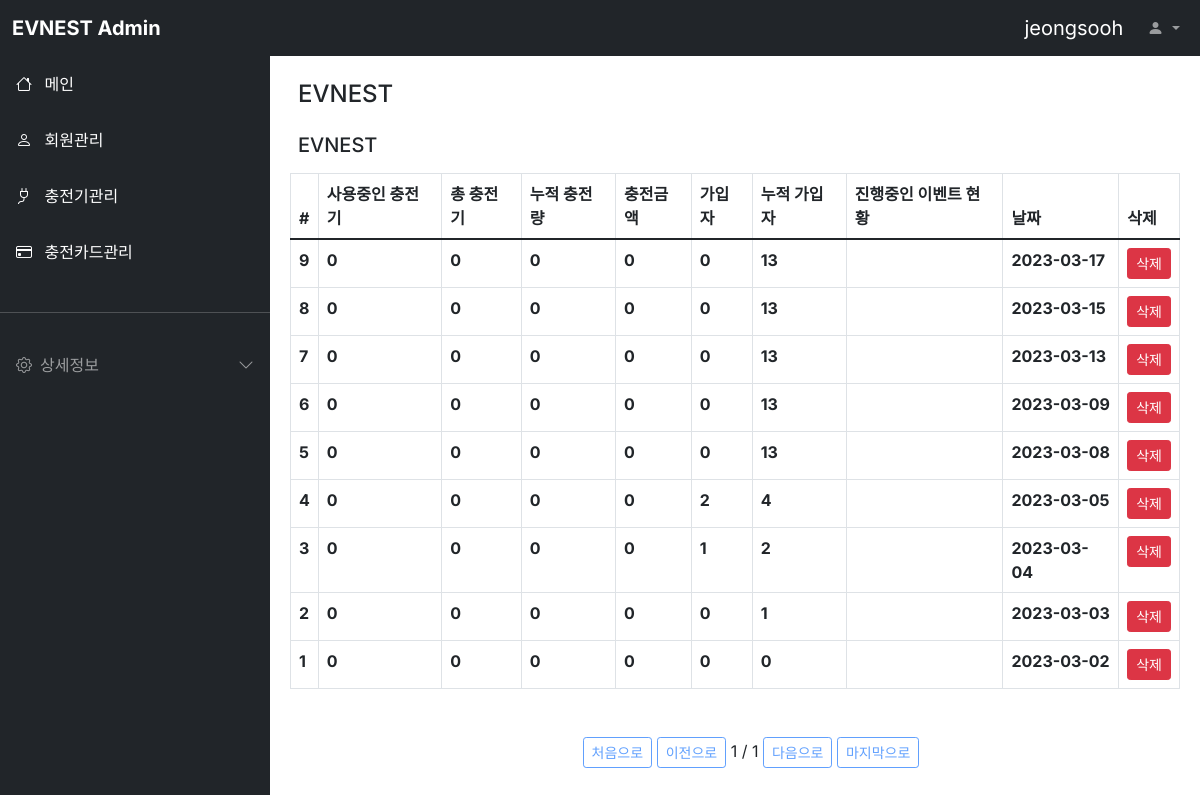
The app's page /evmain/ (signed in) with its own data.
### evmain/models.py (models this page shows)
class Evmain(models.Model):
    regiCount = models.IntegerField(verbose_name='금일 가입자')
    regiTotal = models.IntegerField(verbose_name='누적 가입자')
    useCharger = models.IntegerField(verbose_name='사용중인 충전기')
    totalCharger = models.IntegerField(verbose_name='총 충전기')
    totalenergy = models.CharField(max_length=128, verbose_name='금일 누적 충전량')
    totalamount = models.CharField(max_length=128, null=True ,default=0 , verbose_name='금일 충전금액')
    eventcurrent = models.CharField(max_length=128,verbose_name='진행중인 이벤트 현황')
    systemday = models.DateTimeField(auto_now_add=False,null=True,verbose_name='당일날짜')
    class Meta:
        db_table = 'nevsp_evmain'
        verbose_name = '메인화면'
        verbose_name_plural = '메인'

### evmain/views.py (the view)
# urls.py: path('', EvmainListView.as_view()),
class EvmainListView(ListView):
    model = Evmain
    template_name = 'evmain.html'
    context_object_name = 'evmainList'
    paginate_by = 10
    queryset = Evmain.objects.all()
    ordering = ['-systemday']
    EvmainCreate()
    def get_context_data(self, **kwargs):
        context = super().get_context_data(**kwargs)
        user_id = self.request.session['user']
        context['loginuser'] = user_id
        return context

### evmain/templates/evmain.html (shortened to what this page needs)
{% extends "base.html" %}
{% block contents %}
<div class="row mt-3 mx-3">
	<div class="col-md-6 fw-bold">
		<h4>EVNEST</h4>
	</div>
</div>
<div class="row mt-3 mx-3">
	<div class="col-md-6 fw-bold">
		<h5>EVNEST</h5>
	</div>
	<div class="col-md-3 d-grid justify-content-md-end">
	</div>
</div>
<div class="row mt-2 mx-2">
	<div class="col-12">
		<table class="table table-bordered">
		<thead class="thead-light">
		<tr>
			<th scope="col">
				#
			</th>
			<th scope="col">
				사용중인 충전기
			</th>
			<th scope="col">
				총 충전기
			</th>
			<th scope="col">
				누적 충전량
			</th>
			<th scope="col">
				충전금액
			</th>
			<th scope="col">
				가입자
			</th>
			<th scope="co1">
				누적 가입자
			</th>
			<th scope="col">
				진행중인 이벤트 현황
			</th>
			<th scope="col">
				날짜
			</th>
			<th scope="col">
				삭제
			</th>
		</tr>
		</thead>
		<tbody class="text-dark">
		 {% for evmain in evmainList %}
		<tr>
			<th scope="row">
				{{ evmain.id }}
			</th>
			<th>
				{{ evmain.useCharger }}</a>
			</th>
			<th>
				{{ evmain.totalCharger }}
			</th>
			<th>
				{{ evmain.totalenergy }}
			</th>
			<th>
				{{ evmain.totalamount }}
			</th>
			<th>
				{{ evmain.regiCount }}
			</th>
			<th>
				{{ evmain.regiTotal }}
			</th>
			<th>
			</th>
			<th>
				{{ evmain.systemday | date:'Y-m-d' }}
			</th>
			<th>
				<button class="btn btn-primary btn-sm btn-danger" onclick="window.open('/evmain/{{ evmain.id }}/delete','window_name','width=430,height=500,location=no,status=no,scrollbars=no');">삭제</button>
			</th>
		</tr>
		 {% endfor %}
		</tbody>
		</table>
		<div class="pagination justify-content-center mt-5">
			<ul class="step-links">
				 {% if page_obj.has_previous %} <a class="btn btn-sm btn-outline-primary" href="?page=1">처음으로</a>
				<a class="btn btn-sm btn-outline-primary" href="?page={{ page_obj.previous_page_number }}">이전으로</a>
				{% else %} <a class="btn btn-sm btn-outline-primary disabled" href="#">처음으로</a>
				<a class="btn btn-sm btn-outline-primary disabled" href="#">이전으로</a>
				{% endif %} <span class="current">
				{{ page_obj.number }} / {{ page_obj.paginator.num_pages }} </span>
				{% if page_obj.has_next %} <a class="btn btn-sm btn-outline-primary" href="?page={{ page_obj.next_page_number }}">다음으로</a>
				<a class="btn btn-sm btn-outline-primary" href="?page={{ page_obj.paginator.num_pages }}">마지막으로</a>
				{% else %} <a class="btn btn-sm btn-outline-primary disabled" href="#">다음으로</a>
				<a class="btn btn-sm btn-outline-primary disabled" href="#">마지막으로</a>
				{% endif %}
			</ul>
		</div>
	</div>
</div>
{% endblock %}

### static/style.css (style rules this page uses)
body, button { font-family: "Inter", sans-serif; }
@media (min-width: 992px) { body { overflow: auto !important; } }

### records on screen
Evmain: id "9", useCharger "0", totalCharger "0", totalenergy "0", totalamount "0", regiCount "0", regiTotal "13", systemday "2023-03-17"
Evmain: id "8", useCharger "0", totalCharger "0", totalenergy "0", totalamount "0", regiCount "0", regiTotal "13", systemday "2023-03-15"
Evmain: id "7", useCharger "0", totalCharger "0", totalenergy "0", totalamount "0", regiCount "0", regiTotal "13", systemday "2023-03-13"
Evmain: id "6", useCharger "0", totalCharger "0", totalenergy "0", totalamount "0", regiCount "0", regiTotal "13", systemday "2023-03-09"
Evmain: id "5", useCharger "0", totalCharger "0", totalenergy "0", totalamount "0", regiCount "0", regiTotal "13", systemday "2023-03-08"
Evmain: id "4", useCharger "0", totalCharger "0", totalenergy "0", totalamount "0", regiCount "2", regiTotal "4", systemday "2023-03-05"
Evmain: id "3", useCharger "0", totalCharger "0", totalenergy "0", totalamount "0", regiCount "1", regiTotal "2", systemday "2023-03-04"
Evmain: id "2", useCharger "0", totalCharger "0", totalenergy "0", totalamount "0", regiCount "0", regiTotal "1", systemday "2023-03-03"
Evmain: id "1", useCharger "0", totalCharger "0", totalenergy "0", totalamount "0", regiCount "0", regiTotal "0", systemday "2023-03-02"

### other values on screen
{{ loginuser }} "jeongsooh"
{{ page_obj.number }} "1"
{{ page_obj.paginator.num_pages }} "1"
